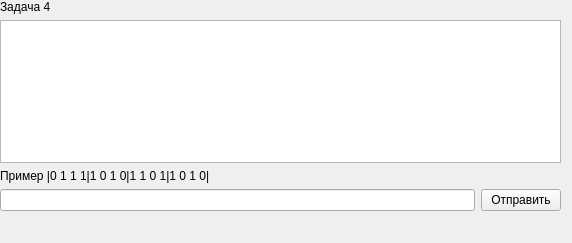
<?xml version="1.0" encoding="UTF-8"?>
<ui version="4.0">
 <class>task4</class>
 <widget class="QWidget" name="task4">
  <property name="geometry">
   <rect>
    <x>0</x>
    <y>0</y>
    <width>572</width>
    <height>243</height>
   </rect>
  </property>
  <property name="windowTitle">
   <string>Form</string>
  </property>
  <widget class="QWidget" name="verticalLayoutWidget">
   <property name="geometry">
    <rect>
     <x>0</x>
     <y>0</y>
     <width>561</width>
     <height>211</height>
    </rect>
   </property>
   <layout class="QVBoxLayout" name="verticalLayout">
    <item>
     <widget class="QLabel" name="label_task_4">
      <property name="text">
       <string>Задача 4</string>
      </property>
     </widget>
    </item>
    <item>
     <widget class="QTextEdit" name="textEdit"/>
    </item>
    <item>
     <widget class="QLabel" name="label_4">
      <property name="text">
       <string>Пример |0 1 1 1|1 0 1 0|1 1 0 1|1 0 1 0|</string>
      </property>
     </widget>
    </item>
    <item>
     <layout class="QHBoxLayout" name="horizontalLayout">
      <item>
       <widget class="QLineEdit" name="lineEdit_answer_4"/>
      </item>
      <item>
       <widget class="QPushButton" name="send_answer_but">
        <property name="text">
         <string>Отправить</string>
        </property>
       </widget>
      </item>
     </layout>
    </item>
   </layout>
  </widget>
 </widget>
 <resources/>
 <connections/>
</ui>
